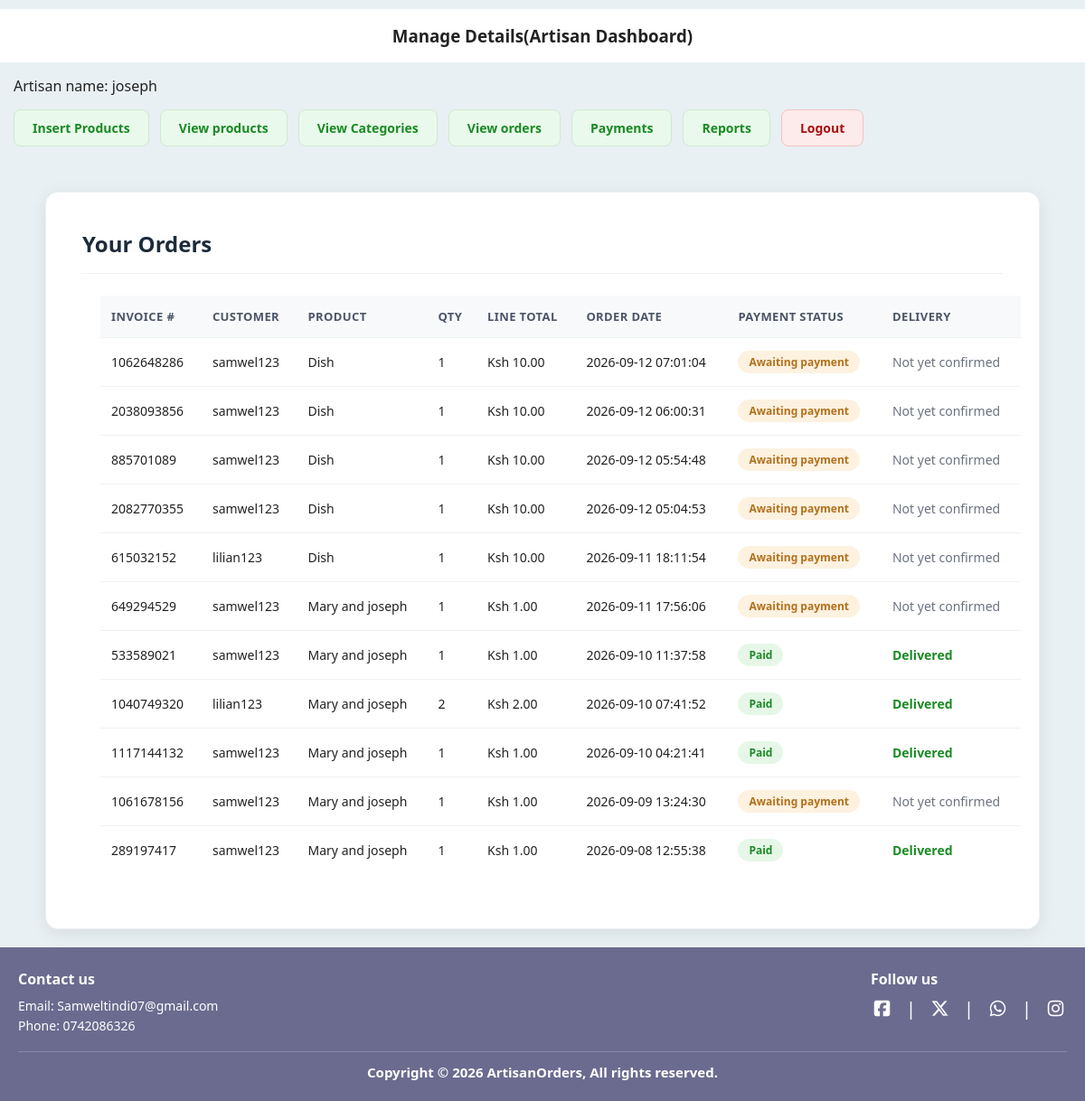
The page /Artisans/index.php?view_orders (signed in) on the database its author committed.
### tables this page shows
CREATE TABLE `order_pending` (
  `item_id` int(11) NOT NULL,
  `customer_id` int(11) NOT NULL,
  `product_id` int(11) NOT NULL,
  `quantity` int(11) NOT NULL,
  `invoice_number` int(11) NOT NULL,
  `order_status` varchar(255) NOT NULL
);

CREATE TABLE `orders` (
  `order_id` int(11) NOT NULL,
  `customer_id` int(11) NOT NULL,
  `total_amount` int(50) NOT NULL,
  `subtotal` decimal(10,2) DEFAULT NULL,
  `platform_commission` decimal(10,2) DEFAULT NULL,
  `tax_amount` decimal(10,2) DEFAULT NULL,
  `delivery_fee` decimal(10,2) DEFAULT 150.00,
  `artisan_payout` decimal(10,2) DEFAULT NULL,
  `total_products` int(50) NOT NULL,
  `invoice_number` int(50) NOT NULL,
  `order_date` timestamp NOT NULL DEFAULT current_timestamp() ON UPDATE current_timestamp(),
  `order_status` varchar(255) NOT NULL,
  `delivery_confirmed_at` timestamp NULL DEFAULT NULL
);

CREATE TABLE `customers` (
  `customer_id` int(11) NOT NULL,
  `first_name` varchar(100) NOT NULL,
  `last_name` varchar(100) NOT NULL,
  `username` varchar(150) NOT NULL,
  `email` varchar(255) NOT NULL,
  `phone_number` varchar(50) NOT NULL,
  `address` varchar(255) NOT NULL,
  `user_ip` varchar(255) NOT NULL,
  `password` varchar(255) NOT NULL,
  `status` enum('active','suspended') NOT NULL DEFAULT 'active'
);

CREATE TABLE `products` (
  `product_id` int(11) NOT NULL,
  `category_id` int(11) NOT NULL,
  `artisan_id` int(11) NOT NULL,
  `product_name` varchar(255) NOT NULL,
  `product_description` varchar(255) NOT NULL,
  `product_keywords` varchar(255) NOT NULL,
  `product_image` varchar(255) NOT NULL,
  `stock_quantity` int(11) NOT NULL,
  `product_price` decimal(10,0) NOT NULL,
  `date` timestamp NOT NULL DEFAULT current_timestamp() ON UPDATE current_timestamp(),
  `status` varchar(100) NOT NULL,
  `approval_status` enum('pending','approved','suspended') NOT NULL DEFAULT 'approved'
);

### Artisans/view_orders.php (the view, shortened to what this page needs)
<?php
$artisan_username = $_SESSION['username'];
$artisan_stmt = mysqli_prepare($conn, "SELECT artisan_id FROM artisans WHERE username = ?");
mysqli_stmt_bind_param($artisan_stmt, "s", $artisan_username);
mysqli_stmt_execute($artisan_stmt);
$artisan_row = mysqli_fetch_assoc(mysqli_stmt_get_result($artisan_stmt));
$artisan_id = $artisan_row['artisan_id'];
$orders_stmt = mysqli_prepare($conn, "
    SELECT
        o.invoice_number,
        o.order_date,
        o.order_status,
        o.delivery_confirmed_at,
        c.username AS customer_username,
        p.product_name,
        op.quantity,
        p.product_price
    FROM order_pending op
    JOIN products p  ON op.product_id = p.product_id
    JOIN customers c ON op.customer_id = c.customer_id
    JOIN orders o     ON op.invoice_number = o.invoice_number AND op.customer_id = o.customer_id
    WHERE p.artisan_id = ?
    ORDER BY o.order_date DESC
");
mysqli_stmt_bind_param($orders_stmt, "i", $artisan_id);
mysqli_stmt_execute($orders_stmt);
$orders_result = mysqli_stmt_get_result($orders_stmt);
?>
<div class="products-card">
<h3>Your Orders</h3>
<table class="table1">
    <thead>
        <tr>
            <th>Invoice #</th>
            <th>Customer</th>
            <th>Product</th>
            <th>Qty</th>
            <th>Line Total</th>
            <th>Order Date</th>
            <th>Payment Status</th>
            <th>Delivery</th>
        </tr>
    </thead>
    <tbody>
        <?php
        while ($row = mysqli_fetch_assoc($orders_result)) {
            $line_total = $row['product_price'] * $row['quantity'];
            $is_paid = ($row['order_status'] === 'complete');
            $payment_label = $is_paid ? 'Paid' : 'Awaiting payment';
            $payment_class = $is_paid ? 'status-paid' : 'status-awaiting';
            $is_delivered = !empty($row['delivery_confirmed_at']);
            $delivery_label = $is_delivered ? 'Delivered' : 'Not yet confirmed';
            $delivery_class = $is_delivered ? 'status-delivered' : 'status-notconfirmed';
            echo "<tr>
                    <td>" . htmlspecialchars($row['invoice_number']) . "</td>
                    <td>" . htmlspecialchars($row['customer_username']) . "</td>
                    <td>" . htmlspecialchars($row['product_name']) . "</td>
                    <td>" . (int) $row['quantity'] . "</td>
                    <td>Ksh " . number_format($line_total, 2) . "</td>
                    <td>" . htmlspecialchars($row['order_date']) . "</td>
                    <td><span class='status-badge $payment_class'>$payment_label</span></td>
                    <td><span class='$delivery_class'>$delivery_label</span></td>
                  </tr>";
        }
        ?>
    </tbody>
</table>
</div>

### style.css (style rules this page uses)
:root { --background-green: #60f378; --text-gray: #555; --footer-purple:#6b6b8f; --card-gray: #d9d9d9; --border: #e2e6ea; --navy: #14213d; --navy-soft: #2a3a5c; --teal: #0f8d2e; --teal--tint: #07f6f6; --text-muted: #6b7280; --danger: #c1443a; --teal-dark: #0b6b6d; }
*,*::before, *::after { box-sizing: border-box; margin: 0; padding: 0; }
body { font-family: system-ui, -apple-system, BlinkMacSystemFont,"Segoe UI",Roboto, Arial, Helvetica, sans-serif; background: var(--background-green); background-color: #60f378; color: #222; }

### Artisans/index.php (style rules this page uses)
body { background: #E8F0F3; }
.table1 { width: 100%; border-collapse: collapse; margin: 20px; }
.table1 th, .table1 td { border: 1px solid #2b0808; padding: 8px; text-align: left; }
.table1 th { background-color: #f2f2f2; }

### Artisans/view_orders.php (style rules this page uses)
.products-card { max-width: 1100px; margin: 20px auto; padding: 40px; background: #ffffff; border-radius: 14px; box-shadow: 0 4px 20px rgba(0,0,0,0.08); border: 1px solid #eef1f4; }
.products-card h3 { text-align: left; color: #1c2b3a; font-size: 1.5rem; font-weight: 700; border-bottom: 1px solid #eef1f4; padding-bottom: 16px; margin: 0 0 24px 0; }
.table1 { width: 100%; border-collapse: collapse; font-size: 14px; }
.table1 th, .table1 td { border: none; border-bottom: 1px solid #eef1f4; padding: 14px 12px; text-align: left; }
.table1 thead th { background-color: #f8f9fa; color: #4a5568; font-weight: 600; font-size: 13px; text-transform: uppercase; letter-spacing: 0.03em; }
.table1 tbody tr:last-child td { border-bottom: none; }
.status-badge { display: inline-block; padding: 4px 12px; border-radius: 20px; font-size: 12px; font-weight: 600; }
.status-paid { background-color: #e6f7e8; color: #1a8a24; }
.status-awaiting { background-color: #fdf1e0; color: #b3701a; }
.status-delivered { color: #1a8a24; font-weight: 600; }
.status-notconfirmed { color: #6b7280; }

### rows shown on the page
order_pending: orders.invoice_number "1062648286", customer.username "samwel123", product.product_name "Dish", quantity "1", line_total "10.00", orders.order_date "2026-09-12 07:01:04", orders.order_status "Awaiting payment", orders.delivery_confirmed_at "Not yet confirmed"
order_pending: orders.invoice_number "2038093856", customer.username "samwel123", product.product_name "Dish", quantity "1", line_total "10.00", orders.order_date "2026-09-12 06:00:31", orders.order_status "Awaiting payment", orders.delivery_confirmed_at "Not yet confirmed"
order_pending: orders.invoice_number "885701089", customer.username "samwel123", product.product_name "Dish", quantity "1", line_total "10.00", orders.order_date "2026-09-12 05:54:48", orders.order_status "Awaiting payment", orders.delivery_confirmed_at "Not yet confirmed"
order_pending: orders.invoice_number "2082770355", customer.username "samwel123", product.product_name "Dish", quantity "1", line_total "10.00", orders.order_date "2026-09-12 05:04:53", orders.order_status "Awaiting payment", orders.delivery_confirmed_at "Not yet confirmed"
order_pending: orders.invoice_number "615032152", customer.username "lilian123", product.product_name "Dish", quantity "1", line_total "10.00", orders.order_date "2026-09-11 18:11:54", orders.order_status "Awaiting payment", orders.delivery_confirmed_at "Not yet confirmed"
order_pending: orders.invoice_number "649294529", customer.username "samwel123", product.product_name "Mary and joseph", quantity "1", line_total "1.00", orders.order_date "2026-09-11 17:56:06", orders.order_status "Awaiting payment", orders.delivery_confirmed_at "Not yet confirmed"
order_pending: orders.invoice_number "533589021", customer.username "samwel123", product.product_name "Mary and joseph", quantity "1", line_total "1.00", orders.order_date "2026-09-10 11:37:58", orders.order_status "Paid", orders.delivery_confirmed_at "Delivered"
order_pending: orders.invoice_number "1040749320", customer.username "lilian123", product.product_name "Mary and joseph", quantity "2", line_total "2.00", orders.order_date "2026-09-10 07:41:52", orders.order_status "Paid", orders.delivery_confirmed_at "Delivered"
order_pending: orders.invoice_number "1117144132", customer.username "samwel123", product.product_name "Mary and joseph", quantity "1", line_total "1.00", orders.order_date "2026-09-10 04:21:41", orders.order_status "Paid", orders.delivery_confirmed_at "Delivered"
order_pending: orders.invoice_number "1061678156", customer.username "samwel123", product.product_name "Mary and joseph", quantity "1", line_total "1.00", orders.order_date "2026-09-09 13:24:30", orders.order_status "Awaiting payment", orders.delivery_confirmed_at "Not yet confirmed"
order_pending: orders.invoice_number "289197417", customer.username "samwel123", product.product_name "Mary and joseph", quantity "1", line_total "1.00", orders.order_date "2026-09-08 12:55:38", orders.order_status "Paid", orders.delivery_confirmed_at "Delivered"

### other values the page prints
$_SESSION['username'] "joseph"
